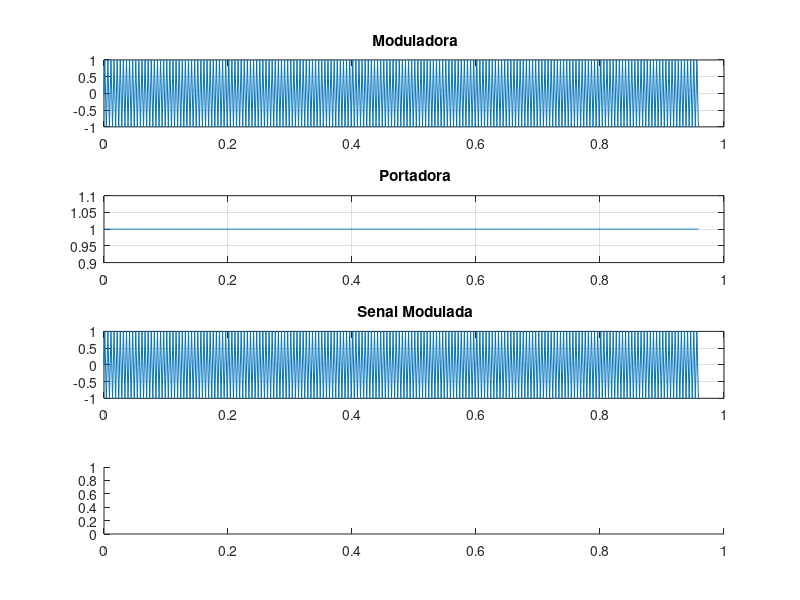

Reproduce this figure in MATLAB. (Note: this script raises an error after producing the figure.)
clc , clear all , close all
%%

fs = 800 ; Ts = 1/fs ;timeSig = 0.0012 ; n = fs * timeSig ; t = 0: Ts : n - Ts; % t = 0: Ts :(n-1) * timeSig ;  % t = linspace(0,p,f); % muestreo y long de la signal
% fs = 800 ; Ts = 1/fs ;timeSig = 1 ; t = 0: Ts : timeSig ;

fMod = 1000 ; TMod = 1/fMod ; aMod = 1;
tMod = linspace(0,TMod  ,fMod); 
moduladora = aMod*sin(2*pi*fMod*t);
 
% figure(1); plot(t , moduladora) ; title(' Moduladora')


fCarri = 500000 ; TCarri = 1 / fCarri ; aCarri= 1;
tCarry = linspace(0, TCarri  ,fCarri);
portadora = aCarri *cos(2*pi* fCarri * t);

%figure(2) ; plot(t , portadora) ; title(' Portadora') ; grid on

modulada = portadora .* moduladora ;
% figure(2) ;plot(t , modulada ) ; title(' Senal Modulada') ; grid on 

%%
dftModulada = fft(modulada); % dft de la senal 
mModulada = abs(dftModulada); % magnitud
p = unwrap(angle(dftModulada)); % fase
% frec = (0 : length(dftModulada)-1)* 100/length(dftModulada); % frec = f *(0:(t./2))./t; 
fn = 0 : (length(dftModulada) - 1) * 100 / length(dftModulada) %fn = 0 : fs/n : fs - fs/n ;
% plot(frec,mModulada) ; title('Magnitud') ; grid on ; 

%%
figure(1)
subplot(4,1,1); plot(t , moduladora) ; title(' Moduladora') ; grid on

subplot(4,1,2); plot(t , portadora) ; title(' Portadora') ; grid on

subplot(4,1,3); plot(t , modulada ) ; title(' Senal Modulada') ; grid on

subplot(4,1,4); plot(fn, mModulada) ; title('Magnitud') ; grid on ; xlabel('f (Hz)') ; ylabel('|Modulada(f)|')